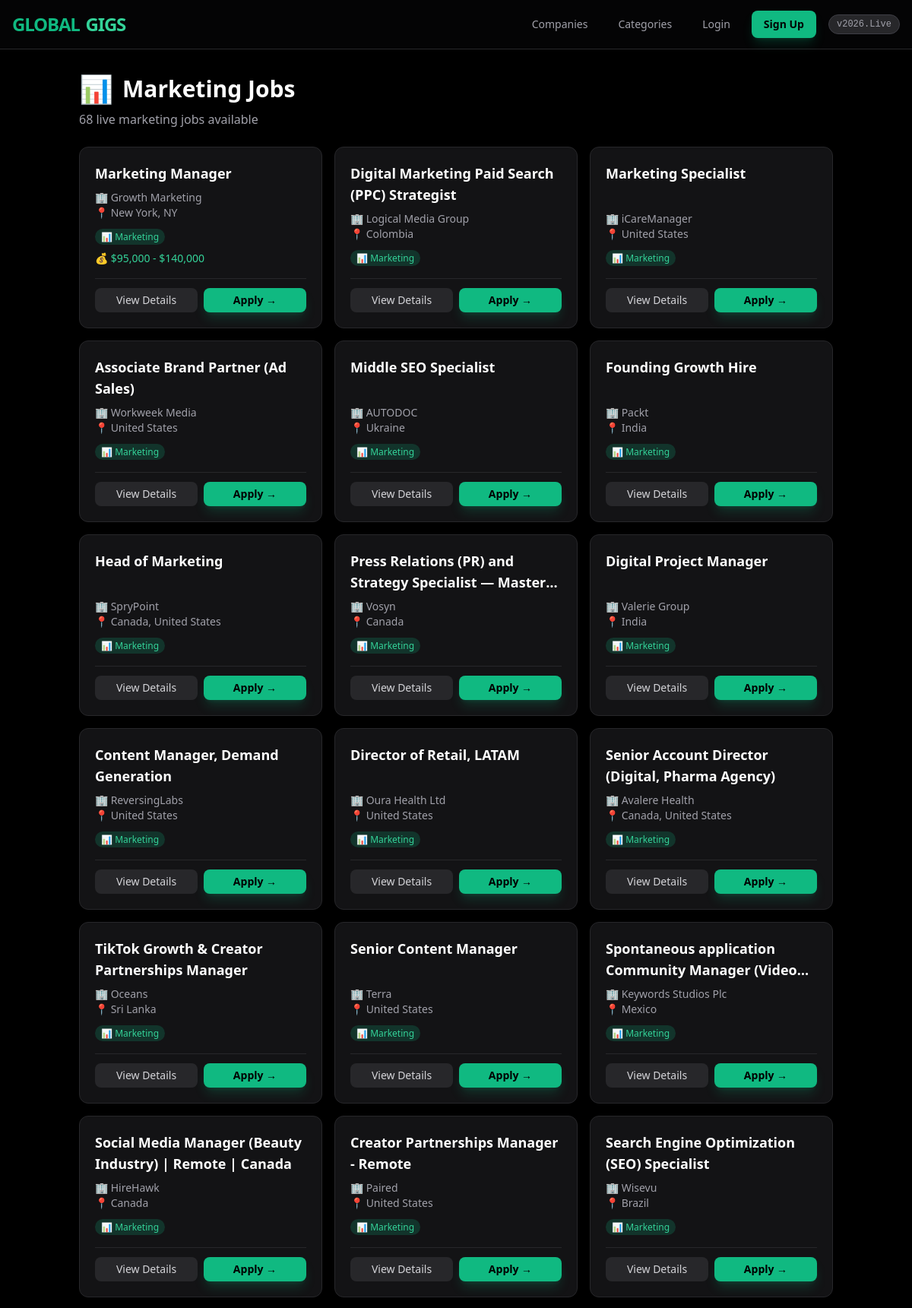
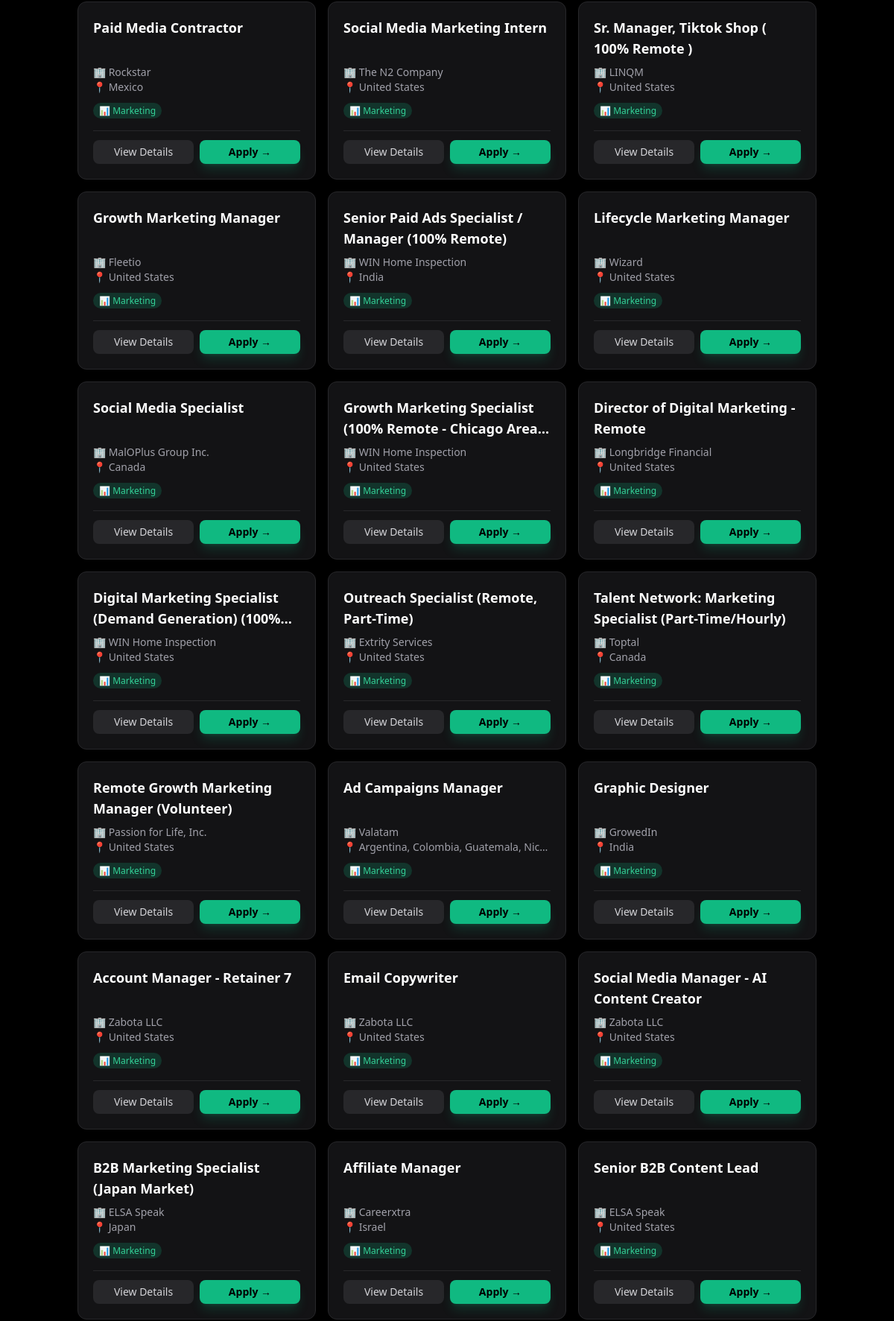
Screenshot of /categories/Marketing/ (upper part) with the database file from the repository (2 pictures, top to bottom).
### jobs/models.py (models this page shows, shortened)
class JobCategory(models.Model):
    name = models.CharField(max_length=100, unique=True)
    slug = models.SlugField(max_length=100, unique=True)
    description = models.TextField(blank=True)
    icon = models.CharField(max_length=50, blank=True)
    created_at = models.DateTimeField(auto_now_add=True)
    class Meta:
        verbose_name_plural = "Job Categories"
        ordering = ['name']

class JobListing(models.Model):
    title = models.CharField(max_length=255)
    company_name = models.CharField(max_length=255)
    description = models.TextField()
    category = models.ForeignKey(
        JobCategory,
        on_delete=models.SET_NULL,
        null=True,
        blank=True,
        related_name='jobs'
    )
    location = models.CharField(max_length=100, default="Remote")
    apply_url = models.URLField(max_length=500, unique=True)
    slug = models.SlugField(
        max_length=200,
        unique=True,
        blank=True,
        null=True,
        help_text="SEO-friendly URL slug generated from the title"
    )
    posted_by = models.ForeignKey(
        settings.AUTH_USER_MODEL,
        on_delete=models.SET_NULL,
        null=True,
        blank=True,
        related_name='posted_jobs'
    )
    is_active = models.BooleanField(default=True)
    responsibilities = models.TextField(
        blank=True,
        null=True,
        help_text="Extracted key responsibilities for this role"
    )
    requirements = models.TextField(
        blank=True,
        null=True,
        help_text="Extracted requirements and qualifications"
    )
    benefits = models.TextField(
        blank=True,
        null=True,
        help_text="Extracted benefits and perks"
    )
    company_description = models.TextField(
        blank=True,
        null=True,
        help_text="Description of the company hiring"
    )
    employment_type = models.CharField(
        max_length=100,
        blank=True,
        null=True,
        help_text="Full-time, Part-time, Contract, etc."
    )
    experience_level = models.CharField(
        max_length=100,
        blank=True,
        null=True,
        help_text="Entry level, Mid-level, Senior, etc."
    )
    is_approved = models.BooleanField(default=True)
    is_featured = models.BooleanField(default=False)
    is_premium = models.BooleanField(default=False)
    salary_range = models.CharField(
        max_length=100,
        blank=True,
        null=True,
        default="$40,000 - $80,000"
    )
    accept_onsite_applications = models.BooleanField(default=True)
    application_email = models.EmailField(blank=True, null=True)
    application_instructions = models.TextField(blank=True, null=True)
    created_at = models.DateTimeField(auto_now_add=True)
    updated_at = models.DateTimeField(auto_now=True)
    views_count = models.IntegerField(default=0, help_text="Number of times this job has been viewed")
    class Meta:
        verbose_name_plural = "Job Listings"
        ordering = ['-created_at']
        indexes = [
            models.Index(fields=['title']),
            models.Index(fields=['company_name']),
            models.Index(fields=['category']),
            models.Index(fields=['location']),
            models.Index(fields=['created_at']),
            models.Index(fields=['slug']),
            models.Index(fields=['is_active']),
            models.Index(fields=['is_featured']),
        ]

### jobs/views.py (the view)
# urls.py: path('categories/<str:category_name>/', views.category_detail, name='category_detail'),
def category_detail(request, category_name):
    category = get_object_or_404(JobCategory, name__iexact=category_name)
    jobs = category.jobs.filter(is_active=True).order_by('-created_at')
    return render(request, 'jobs/category_detail.html', {
        'jobs': jobs,
        'category': category,
        'total': jobs.count()
    })

### jobs/templates/jobs/category_detail.html (shortened to what this page needs)
{% extends "base.html" %}
{% block content %}
<div class="container mx-auto px-4 py-8">
    <div class="flex items-center gap-3 mb-2">
        <span class="text-4xl">{{ category.icon }}</span>
        <h1 class="text-3xl font-bold text-white">{{ category.name }} Jobs</h1>
    </div>
    <p class="text-zinc-400 mb-6">{{ total }} live {{ category.name|lower }} jobs available</p>
    <div class="grid grid-cols-1 sm:grid-cols-2 lg:grid-cols-3 gap-4">
        {% for job in jobs %}
            <div class="bg-zinc-900/80 border border-zinc-800 rounded-xl p-5 hover:border-zinc-600 transition flex flex-col">
                <a href="{% url 'jobs:detail' slug=job.slug %}" class="block flex-1">
                    <h3 class="text-lg font-semibold text-white hover:text-emerald-400 transition line-clamp-2">
                        {{ job.title }}
                    </h3>
                </a>
                <div class="mt-2 text-sm text-zinc-400">
                    <p class="truncate">🏢 {{ job.company_name }}</p>
                    <p class="truncate">📍 {{ job.location|default:"Remote" }}</p>
                </div>
                {% if job.category %}
                    <div class="mt-2">
                        <span class="text-xs bg-emerald-500/20 text-emerald-400 px-2 py-0.5 rounded-full">
                            {{ job.category.icon }} {{ job.category.name }}
                        </span>
                    </div>
                {% endif %}
                {% if job.salary_range and job.salary_range != "$40,000 - $80,000" %}
                    <p class="text-sm text-emerald-400 font-medium mt-2">💰 {{ job.salary_range }}</p>
                {% endif %}
                <div class="flex gap-2 mt-4 pt-3 border-t border-zinc-800">
                    <a href="{% url 'jobs:detail' slug=job.slug %}"
                       class="flex-1 text-center text-sm bg-zinc-800 hover:bg-zinc-700 text-zinc-300 px-3 py-1.5 rounded-lg transition">
                        View Details
                    </a>
                    <a href="{% url 'jobs:detail' slug=job.slug %}#apply"
                       class="flex-1 text-center text-sm bg-emerald-500 hover:bg-emerald-600 text-black font-bold px-3 py-1.5 rounded-lg transition shadow-lg shadow-emerald-500/20">
                        Apply →
                    </a>
                </div>
            </div>
        {% endfor %}
    </div>
</div>
{% endblock %}

### rows the page displays
JobCategory: icon "📊", name "Marketing", name "marketing"
JobListing: title "Marketing Manager", company_name "Growth Marketing", location "New York, NY", category.icon "📊", category.name "Marketing", salary_range "$95,000 - $140,000"
JobListing: title "Digital Marketing Paid Search (PPC) Strategist", company_name "Logical Media Group", location "Colombia", category.icon "📊", category.name "Marketing"
JobListing: title "Marketing Specialist", company_name "iCareManager", location "United States", category.icon "📊", category.name "Marketing"
JobListing: title "Associate Brand Partner (Ad Sales)", company_name "Workweek Media", location "United States", category.icon "📊", category.name "Marketing"
JobListing: title "Middle SEO Specialist", company_name "AUTODOC", location "Ukraine", category.icon "📊", category.name "Marketing"
JobListing: title "Founding Growth Hire", company_name "Packt", location "India", category.icon "📊", category.name "Marketing"
JobListing: title "Head of Marketing", company_name "SpryPoint", location "Canada, United States", category.icon "📊", category.name "Marketing"
JobListing: title "Press Relations (PR) and Strategy Specialist…", company_name "Vosyn", location "Canada", category.icon "📊", category.name "Marketing"
JobListing: title "Digital Project Manager", company_name "Valerie Group", location "India", category.icon "📊", category.name "Marketing"
JobListing: title "Content Manager, Demand Generation", company_name "ReversingLabs", location "United States", category.icon "📊", category.name "Marketing"
JobListing: title "Director of Retail, LATAM", company_name "Oura Health Ltd", location "United States", category.icon "📊", category.name "Marketing"
JobListing: title "Senior Account Director (Digital, Pharma Agency)", company_name "Avalere Health", location "Canada, United States", category.icon "📊", category.name "Marketing"
JobListing: title "TikTok Growth & Creator Partnerships Manager", company_name "Oceans", location "Sri Lanka", category.icon "📊", category.name "Marketing"
JobListing: title "Senior Content Manager", company_name "Terra", location "United States", category.icon "📊", category.name "Marketing"
JobListing: title "Spontaneous application Community Manager…", company_name "Keywords Studios Plc", location "Mexico", category.icon "📊", category.name "Marketing"
JobListing: title "Social Media Manager (Beauty Industry) | Remote | Canada", company_name "HireHawk", location "Canada", category.icon "📊", category.name "Marketing"
JobListing: title "Creator Partnerships Manager - Remote", company_name "Paired", location "United States", category.icon "📊", category.name "Marketing"
JobListing: title "Search Engine Optimization (SEO) Specialist", company_name "Wisevu", location "Brazil", category.icon "📊", category.name "Marketing"
JobListing: title "Paid Media Contractor", company_name "Rockstar", location "Mexico", category.icon "📊", category.name "Marketing"
JobListing: title "Social Media Marketing Intern", company_name "The N2 Company", location "United States", category.icon "📊", category.name "Marketing"
JobListing: title "Sr. Manager, Tiktok Shop ( 100% Remote )", company_name "LINQM", location "United States", category.icon "📊", category.name "Marketing"
JobListing: title "Growth Marketing Manager", company_name "Fleetio", location "United States", category.icon "📊", category.name "Marketing"
JobListing: title "Senior Paid Ads Specialist / Manager (100% Remote)", company_name "WIN Home Inspection", location "India", category.icon "📊", category.name "Marketing"
JobListing: title "Lifecycle Marketing Manager", company_name "Wizard", location "United States", category.icon "📊", category.name "Marketing"
JobListing: title "Social Media Specialist", company_name "MalOPlus Group Inc.", location "Canada", category.icon "📊", category.name "Marketing"
JobListing: title "Growth Marketing Specialist (100% Remote - Chicago…", company_name "WIN Home Inspection", location "United States", category.icon "📊", category.name "Marketing"
JobListing: title "Director of Digital Marketing - Remote", company_name "Longbridge Financial", location "United States", category.icon "📊", category.name "Marketing"
JobListing: title "Digital Marketing Specialist (Demand Generation)…", company_name "WIN Home Inspection", location "United States", category.icon "📊", category.name "Marketing"
JobListing: title "Outreach Specialist (Remote, Part-Time)", company_name "Extrity Services", location "United States", category.icon "📊", category.name "Marketing"
JobListing: title "Talent Network: Marketing Specialist (Part-Time/Hourly)", company_name "Toptal", location "Canada", category.icon "📊", category.name "Marketing"
JobListing: title "Remote Growth Marketing Manager (Volunteer)", company_name "Passion for Life, Inc.", location "United States", category.icon "📊", category.name "Marketing"
JobListing: title "Ad Campaigns Manager", company_name "Valatam", location "Argentina, Colombia, Guatemala, Nic…", category.icon "📊", category.name "Marketing"
JobListing: title "Graphic Designer", company_name "GrowedIn", location "India", category.icon "📊", category.name "Marketing"
JobListing: title "Account Manager - Retainer 7", company_name "Zabota LLC", location "United States", category.icon "📊", category.name "Marketing"
JobListing: title "Email Copywriter", company_name "Zabota LLC", location "United States", category.icon "📊", category.name "Marketing"
JobListing: title "Social Media Manager - AI Content Creator", company_name "Zabota LLC", location "United States", category.icon "📊", category.name "Marketing"
JobListing: title "B2B Marketing Specialist (Japan Market)", company_name "ELSA Speak", location "Japan", category.icon "📊", category.name "Marketing"
JobListing: title "Affiliate Manager", company_name "Careerxtra", location "Israel", category.icon "📊", category.name "Marketing"
JobListing: title "Senior B2B Content Lead", company_name "ELSA Speak", location "United States", category.icon "📊", category.name "Marketing"

### other values shown
{{ total }} "68"
